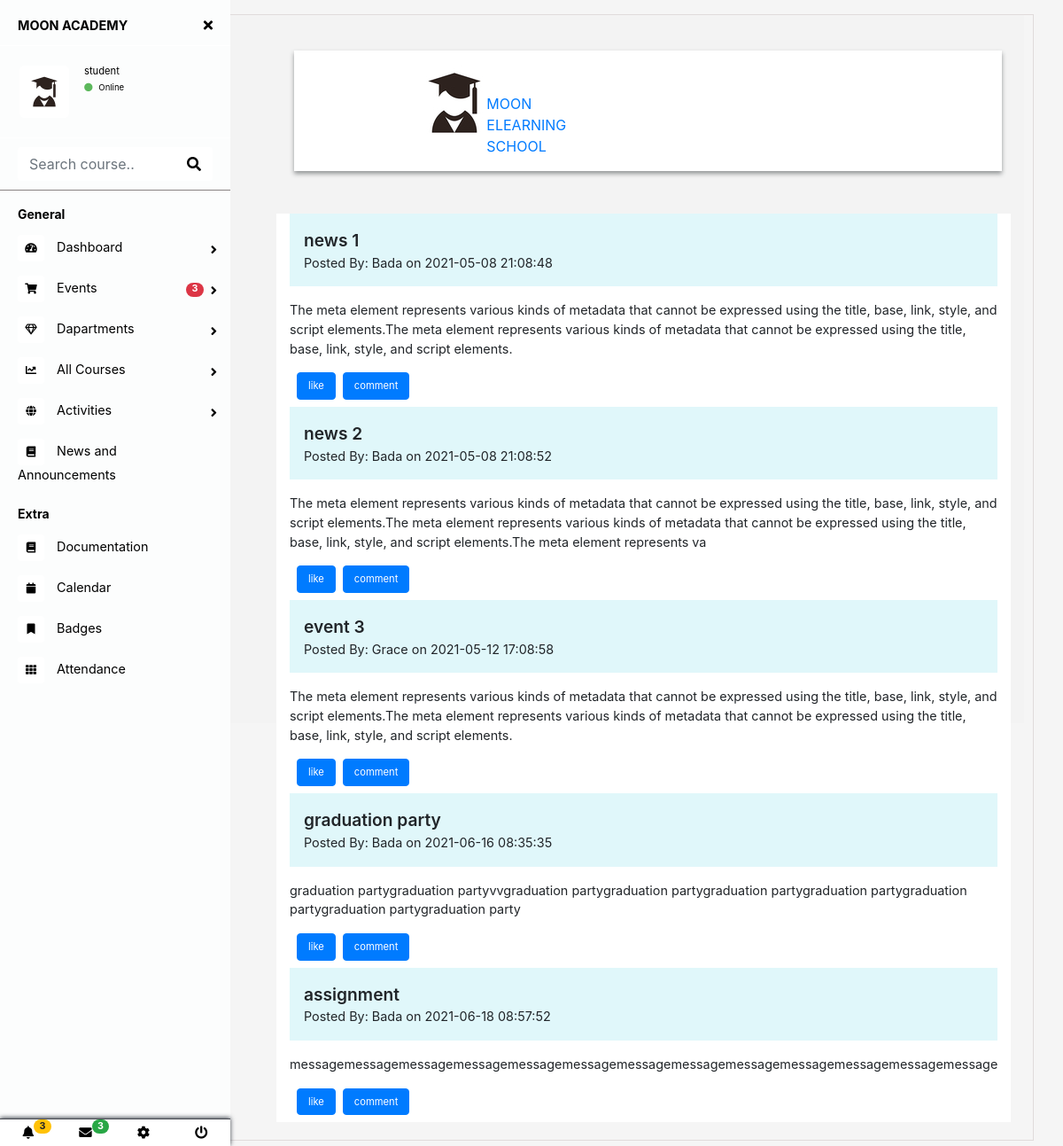
The page /Sections/news.php on the database its author committed.
### tables this page shows
CREATE TABLE `news` (
  `id` int(11) NOT NULL,
  `title` varchar(50) NOT NULL,
  `message` varchar(300) NOT NULL,
  `posted` timestamp NOT NULL DEFAULT current_timestamp() ON UPDATE current_timestamp(),
  `user_id` int(11) NOT NULL
);

CREATE TABLE `users_table` (
  `id` int(11) NOT NULL,
  `name` tinytext NOT NULL,
  `email` varchar(255) NOT NULL,
  `password` varchar(255) NOT NULL,
  `is_staff` int(11) NOT NULL DEFAULT 0
);

### Sections/news.php (the view, shortened to what this page needs)
<!DOCTYPE html>
<html lang="en">
<head>
    <link rel="stylesheet" href="./css/bootstrap.min.css">
    <link href="//maxcdn.bootstrapcdn.com/bootstrap/4.0.0/css/bootstrap.min.css" rel="stylesheet" id="bootstrap-css">
    <link rel="stylesheet" href="https://cdnjs.cloudflare.com/ajax/libs/font-awesome/4.7.0/css/font-awesome.min.css">
    <link rel="stylesheet" href="https://maxcdn.bootstrapcdn.com/bootstrap/4.0.0/css/bootstrap.min.css">
    <link href="https://use.fontawesome.com/releases/v5.0.6/css/all.css" rel="stylesheet">
    <link rel="stylesheet" href="./css/all.min.css">
    <link rel="stylesheet" href="../css/styles.css">
</head>
<body>
    <div class="container main-dash ">
        <div class="start-dash">
            <div class="page-wrapper chiller-theme toggled ">
                <a id="show-sidebar" class="btn btn-sm btn-primary" href="#">
                </a>
                <nav id="sidebar" class="sidebar-wrapper pt-2">
                    <div class="sidebar-content">
                        <div class="sidebar-brand">
                            <a href="#">Moon Academy</a>
                            <div id="close-sidebar">
                                <i class="fas fa-times"></i>
                            </div>
                        </div>
                        <div class="sidebar-header">
                            <div class="user-pic">
                                <img class="img-responsive img-rounded" src="../images/university-avatar-education-icon-vector-1979314(1).jpg" alt="User picture">
                            </div>
                            <div class="user-info">
                                <span class="user-role">student</span>
                                <span class="user-status">
                                    <i class="fa fa-circle"></i>
                                    <span>Online</span>
                                </span>
                            </div>
                        </div>
                        <div class="sidebar-search">
                            <div>
                                <div class="input-group">
                                    <input type="text" class="form-control search-menu" placeholder="Search course..">
                                    <div class="input-group-append">
                                        <span class="input-group-text">
                                            <i class="fa fa-search" aria-hidden="true"></i>
                                        </span>
                                    </div>
                                </div>
                            </div>
                        </div>
                        <div class="sidebar-menu">
                            <ul>
                                <li class="header-menu">
                                    <span>General</span>
                                </li>
                                <li class="sidebar-dropdown">
                                    <a href="./dashboard.php">
                                        <i class="fa fa-tachometer-alt"></i>
                                        <span>Dashboard</span>
                                    </a>
                                </li>
                                <li class="sidebar-dropdown">
                                    <a href="./eventscalendar.php">
                                        <i class="fa fa-shopping-cart"></i>
                                        <span> Events </span>
                                        <span class="badge badge-pill badge-danger">3</span>
                                    </a>
                                </li>
                                <li class="sidebar-dropdown">
                                    <a href="#">
                                        <i class="far fa-gem"></i>
                                        <span>Dapartments</span>
                                    </a>
                                </li>
                                <li class="sidebar-dropdown">
                                    <a href="./enrollcourse.php">
                                        <i class="fa fa-chart-line"></i>
                                        <span>All Courses</span>
                                    </a>
                                </li>
                                <li class="sidebar-dropdown">
                                    <a href="#">
                                        <i class="fa fa-globe"></i>
                                        <span>Activities</span>
                                    </a>
                                </li>
                                <li>
                                    <a href="./news.php">
                                        <i class="fa fa-book"></i>
                                        <span>News and Announcements</span></a>
                                </li>
                                <li class="header-menu">
                                    <span>Extra</span>
                                </li>
                                <li>
                                    <a href="#">
                                        <i class="fa fa-book"></i>
                                        <span>Documentation</span>
                                    </a>
                                </li>
                                <li>
                                    <a href="./eventscalendar.php">
                                        <i class="fa fa-calendar"></i>
                                        <span>Calendar</span>
                                    </a>
                                </li>
                                <li>
                                    <a href="#">
                                        <i class="fa fa-bookmark"></i>
                                        <span>Badges</span>
                                    </a>
                                </li>
                                <li>
                                    <a href="#">
                                        <i class="fa fa-th"></i>
                                        <span>Attendance</span>
                                    </a>
                                </li>
                            </ul>
                        </div>
                    </div>
                    <div class="sidebar-footer">
                        <a href="#">
                            <i class="fa fa-bell"></i>
                            <span class="badge badge-pill badge-warning notification">3</span>
                        </a>
                        <a href="#">
                            <i class="fa fa-envelope"></i>
                            <span class="badge badge-pill badge-success notification">3</span>
                        </a>
                        <a href="#">
                            <i class="fa fa-cog"></i>
                        </a>
                        <a href="../Includes/logout.php">
                            <i class="fa fa-power-off"></i>
                        </a>
                    </div>
                </nav>
                <main class="page-content">
                    <div class="container">
                        <div class=" moon-logo container  ">
                            <div class="row">
                                <div class="col-lg-3 col-md-6 col-sm-12">
                                    <img src="../images/university-avatar-education-icon-vector-1979314(1).jpg" alt="">
                                </div>
                                <div class="col-lg-3 col-md-6 col-sm-12 pt-5" style="margin-left: -5rem;">
                                    <p class=" logo-text text-uppercase text-primary ">moon elearning school</p>
                                </div>
                            </div>
                        </div>
                        <div class="row pt-5">
                            <?php
                            include "../Includes/connect.php";
                            $query = mysqli_query($conn, "SELECT news.id, news.title, news.message, news.posted, news.user_id,
                             users_table.id as nid, users_table.name
                              from users_table
                              inner join news on  news.user_id = users_table.id
                              ");
                            while ($row = mysqli_fetch_array($query)) {
                            ?>
                                <div class="col-md-12 col-lg-12 bg-white ">
                                    <div>
                                        <p class="posted-by">
                                            <span class="topic"><?php echo $row['title']; ?></span><br>
                                            Posted By: <span><?php echo $row['name']; ?></span> on <span><?php echo $row['posted']; ?></span>
                                        </p>
                                    </div>
                                    <p>
                                        <?php echo $row['message']; ?>
                                    </p>
                                    <div class="news-btn">
                                        <div class="like-btn">
                                            <a href="#">
                                                <button class="btn btn-primary">like</button>
                                            </a>
                                        </div>
                                        <div class="comment-btn">
                                            <a href="#">
                                                <button class="btn btn-primary">comment</button>
                                            </a>
                                        </div>
                                    </div>
                                </div>
                            <?php } ?>
                        </div>
                    </div>
                </main>
            </div>
        </div>
    </div>
</body>
</html>

### rows shown on the page
news: title "news 1", user.name "Bada", posted "2021-05-08 21:08:48", message "The meta element represents various kinds of metadata that cannot be expressed using the title, base, link, style, and script elements.The meta element represents various kinds of metadata that cannot be expressed using the title, base, link, style, and script elements."
news: title "news 2", user.name "Bada", posted "2021-05-08 21:08:52", message "The meta element represents various kinds of metadata that cannot be expressed using the title, base, link, style, and script elements.The meta element represents various kinds of metadata that cannot be expressed using the title, base, link, style, and script elements.The meta element represents va"
news: title "event 3", user.name "Grace", posted "2021-05-12 17:08:58", message "The meta element represents various kinds of metadata that cannot be expressed using the title, base, link, style, and script elements.The meta element represents various kinds of metadata that cannot be expressed using the title, base, link, style, and script elements."
news: title "graduation party", user.name "Bada", posted "2021-06-16 08:35:35", message "graduation partygraduation partyvvgraduation partygraduation partygraduation partygraduation partygraduation partygraduation partygraduation party"
news: title "assignment", user.name "Bada", posted "2021-06-18 08:57:52", message "messagemessagemessagemessagemessagemessagemessagemessagemessagemessagemessagemessagemessage"
